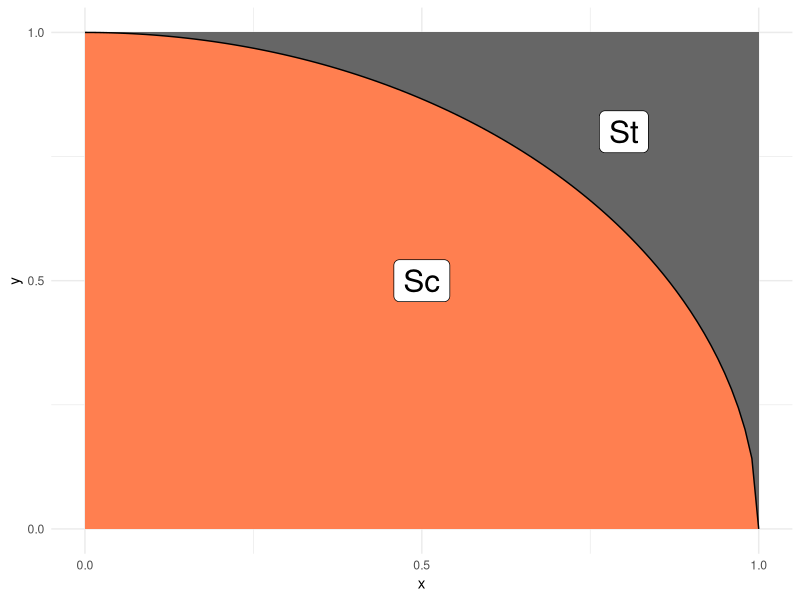
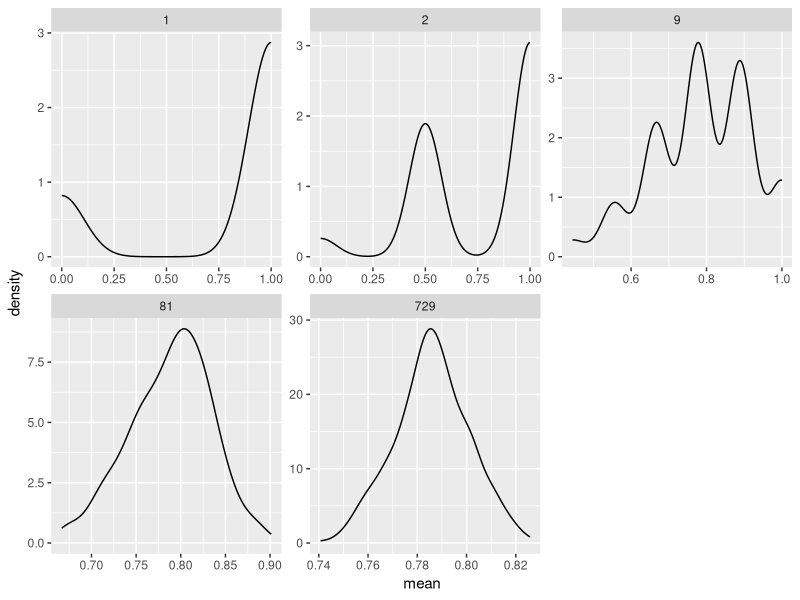

These figures' R source, in order:
## ---- chunk 1
library(tidyverse)
## ---- chunk 2
tibble(x = seq(0, 1, length.out = 100)) %>%
  mutate(y = sqrt(1 - x^2)) %>%

  ggplot(aes(x, y)) +
  annotate(
    "rect",
    xmin = 0, ymin = 0, xmax = 1, ymax = 1,
    fill = "grey40",
    size = 1
  ) +
  geom_ribbon(aes(ymin = 0, ymax = y), fill = "coral") +
  geom_line() +
  annotate(
    "label",
    x = 0.5, y = 0.5, label = "Sc",
    size = 8
  ) +
  annotate(
    "label",
    x = 0.8, y = 0.8, label = "St",
    size = 8
  ) +
  scale_x_continuous(breaks = c(0, 1/2, 1)) +
  scale_y_continuous(breaks = c(0, 1/2, 1)) +
  theme_minimal()
## ---- chunk 3
## TASK: Choose a sample size and generate samples
n_samples <- 100 # Choose a sample size # NOT USED right now

df_q1 <-
  map_dfr(
    rep(1e5, n_samples),
    function(n) {
      tibble(x = runif(n, min = 0, max = 1), y = runif(n, min = 0, max = 1)) %>%
      summarize(ratio = sum((y <= sqrt(1 - x^2)))/n()) %>%
      mutate(pi = 4 * ratio) # Generate the data
    }
  )
df_q1



#set.seed(101)
n_repl <- 5e2


#df_clt <-
df_trials <-
  map_dfr(
    1:n_repl,
    function(id) {
      map_dfr(
        c(1, 2, 9, 81, 729),
        function(n) {
          tibble(
            x = runif(n, min = 0, max = 1),
            y = runif(n, min = 0, max = 1),
            Z = as.double(y <= sqrt(1 - x^2)),
            n = n,
            id = id
          )
        }
      )
    }
  ) 

df_clt <-
  df_trials %>%
  group_by(n, id) %>%
  summarize(mean = mean(Z), sd = sd(Z))

df_clt %>%
  ggplot(aes(mean)) +
  geom_density() +
  facet_wrap(~n, scales = "free")


## ---- chunk 4
## TASK: Estimate pi using your data from q1
pi_est <- mean(df_q1$pi)
pi_est
## ---- chunk 5

